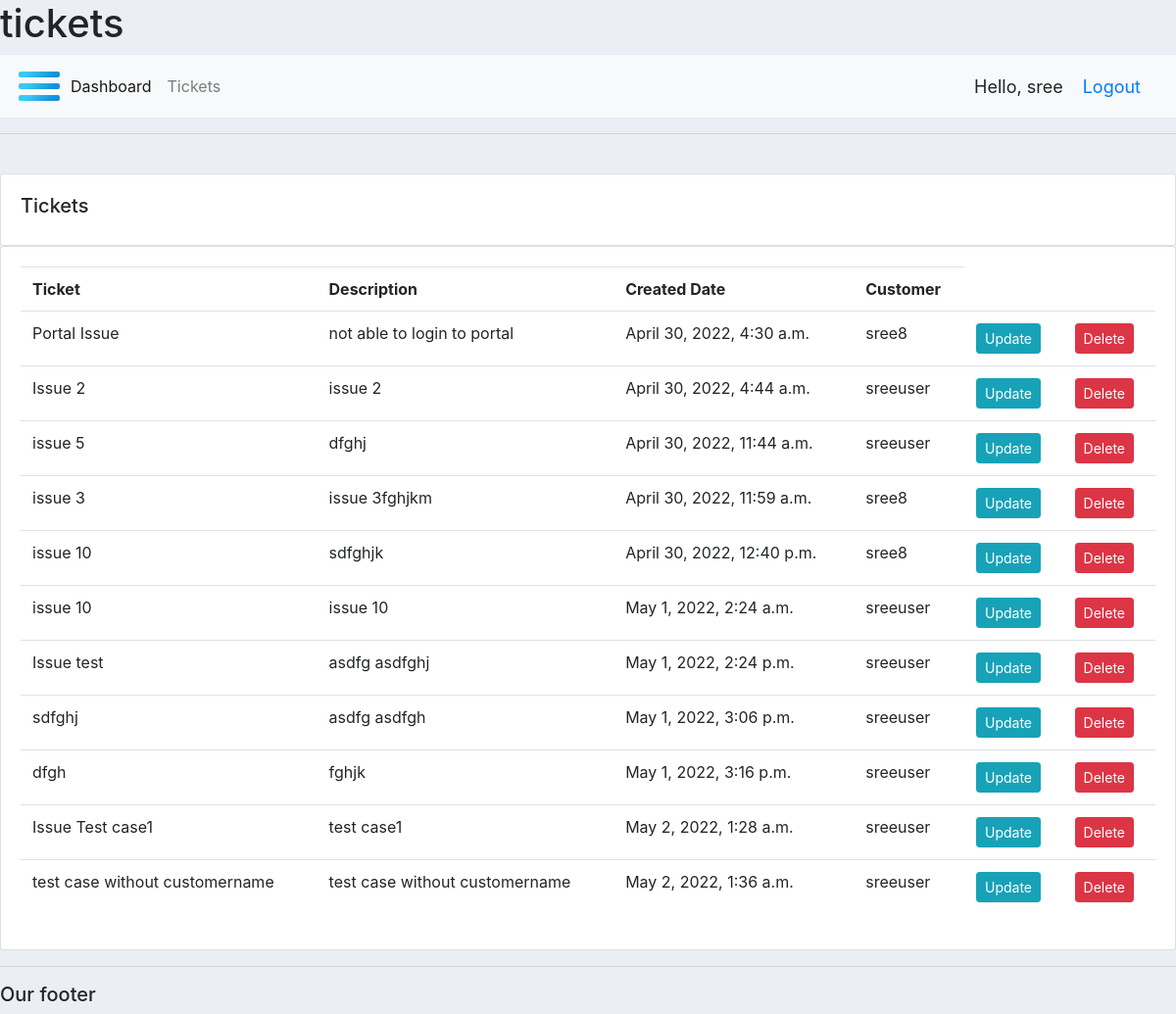
Screenshot of /tickets/ (signed in) with the database file from the repository.
### accounts/models.py (models this page shows, shortened)
class Ticket(models.Model):
    STATUS=(
        ('Open','Open'),
        ('Pending', 'Pending'),
        ('InProgess','InProgess'),
        ('Resolved','Resolved'),
    )
    CATEGORY=(
        ('Type1','Type1'),
        ('Type2','Type2'),
    )
    customer = models.ForeignKey(Customer, null=True, on_delete=models.SET_NULL)
    title = models.CharField(max_length=200, null=True)
    category = models.CharField(max_length=200, null=True, choices=CATEGORY)
    description = models.CharField(max_length=200, null=True)
    date_created = models.DateTimeField(auto_now_add=True, null=True)
    status = models.CharField(max_length=200, null = True, choices=STATUS, default='Open')
    comment = models.CharField(max_length=200, null = True)

class Customer(models.Model):
    user = models.OneToOneField(User, null=True, on_delete=models.CASCADE)
    name = models.CharField(max_length=200, null=True)
    phone = models.CharField(max_length=200, null=True)
    email = models.CharField(max_length=200, null=True)
    date_created=models.DateTimeField(auto_now_add=True, null=True)
    def __str__(self):
        return str(self.user)

### accounts/decorators.py (the view)
		def wrapper_func(request, *args, **kwargs):
			group = None
			if request.user.groups.exists():
				group = request.user.groups.all()[0].name
			if group in allowed_roles:
				return view_func(request, *args, **kwargs)
			else:
				return HttpResponse('You are not authorized to view this page')

### accounts/views.py (called while the page is built)
@login_required(login_url='login')
@allowed_users(allowed_roles=['admin'])
def tickets(request):
    tickets = Ticket.objects.all()
    context ={'tickets':tickets}
    return render(request, 'accounts/tickets.html',context)

### accounts/templates/accounts/tickets.html (shortened to what this page needs)
<h1>tickets</h1>
{%  extends 'accounts/main.html' %}
{% block content %}
<br>
<div class="row">
<div class="col-md">
<div class="card card-body">
<h5>Tickets</h5>
</div>
<div class="card card-body">
<table class="table">
<tr>
<th>Ticket</th>
<th>Description</th>
<th>Created Date</th>
<th>Customer</th>
</tr>
{% for i in tickets %}
    <tr>
        <td>{{ i.title }}</td>
        <td>{{ i.description }}</td>
        <td>{{ i.date_created }}</td>
        <td>{{ i.customer }}</td>
        <td><a class="btn btn-sm btn-info" href="{% url 'update_ticket' i.id %}">Update</a></td>
        <td><a class="btn btn-sm btn-danger" href="{% url 'delete_ticket' i.id %}">Delete</a></td>
    </tr>
{% endfor %}
</table>
</div>
</div>
</div>
{% endblock content %}

### accounts/templates/accounts/navbar.html (shortened to what this page needs)
{% load static %}
<nav class="navbar navbar-expand-lg navbar-light bg-light">
    <img src="{% static 'images/logo.png' %}">
    <div class="collapse navbar-collapse" id="navbarNav">
      <ul class="navbar-nav">
        {% if request.user.is_staff %}
        <li class="nav-item active">
          <a class="nav-link" href="{% url 'home' %}">Dashboard</a>
        </li>
        <li class="nav-item">
          <a class="nav-link" href="{% url 'tickets' %}">Tickets</a>
        </li>
        {% endif %}
      </ul>
    </div>
    <span class="hello-msg">Hello, {{request.user}}</span>
    <span class="hello-msg"><a href="{% url 'logout' %}">Logout</a></span>
  </nav>

### static/css/main.css (style rules this page uses)
body { background-color: #ebeff5; }

### accounts/templates/accounts/navbar.html (style rules this page uses)
.hello-msg { font-size: 18px; margin-right: 20px; }

### rows the page displays
Ticket: title "Portal Issue", description "not able to login to portal", date_created "April 30, 2022, 4:30 a.m.", customer "sree8"
Ticket: title "Issue 2", description "issue 2", date_created "April 30, 2022, 4:44 a.m.", customer "sreeuser"
Ticket: title "issue 5", description "dfghj", date_created "April 30, 2022, 11:44 a.m.", customer "sreeuser"
Ticket: title "issue 3", description "issue 3fghjkm", date_created "April 30, 2022, 11:59 a.m.", customer "sree8"
Ticket: title "issue 10", description "sdfghjk", date_created "April 30, 2022, 12:40 p.m.", customer "sree8"
Ticket: title "issue 10", description "issue 10", date_created "May 1, 2022, 2:24 a.m.", customer "sreeuser"
Ticket: title "Issue test", description "asdfg asdfghj", date_created "May 1, 2022, 2:24 p.m.", customer "sreeuser"
Ticket: title "sdfghj", description "asdfg asdfgh", date_created "May 1, 2022, 3:06 p.m.", customer "sreeuser"
Ticket: title "dfgh", description "fghjk", date_created "May 1, 2022, 3:16 p.m.", customer "sreeuser"
Ticket: title "Issue Test case1", description "test case1", date_created "May 2, 2022, 1:28 a.m.", customer "sreeuser"
Ticket: title "test case without customername", description "test case without customername", date_created "May 2, 2022, 1:36 a.m.", customer "sreeuser"

### other values shown
{{ request.user }} "sree"
